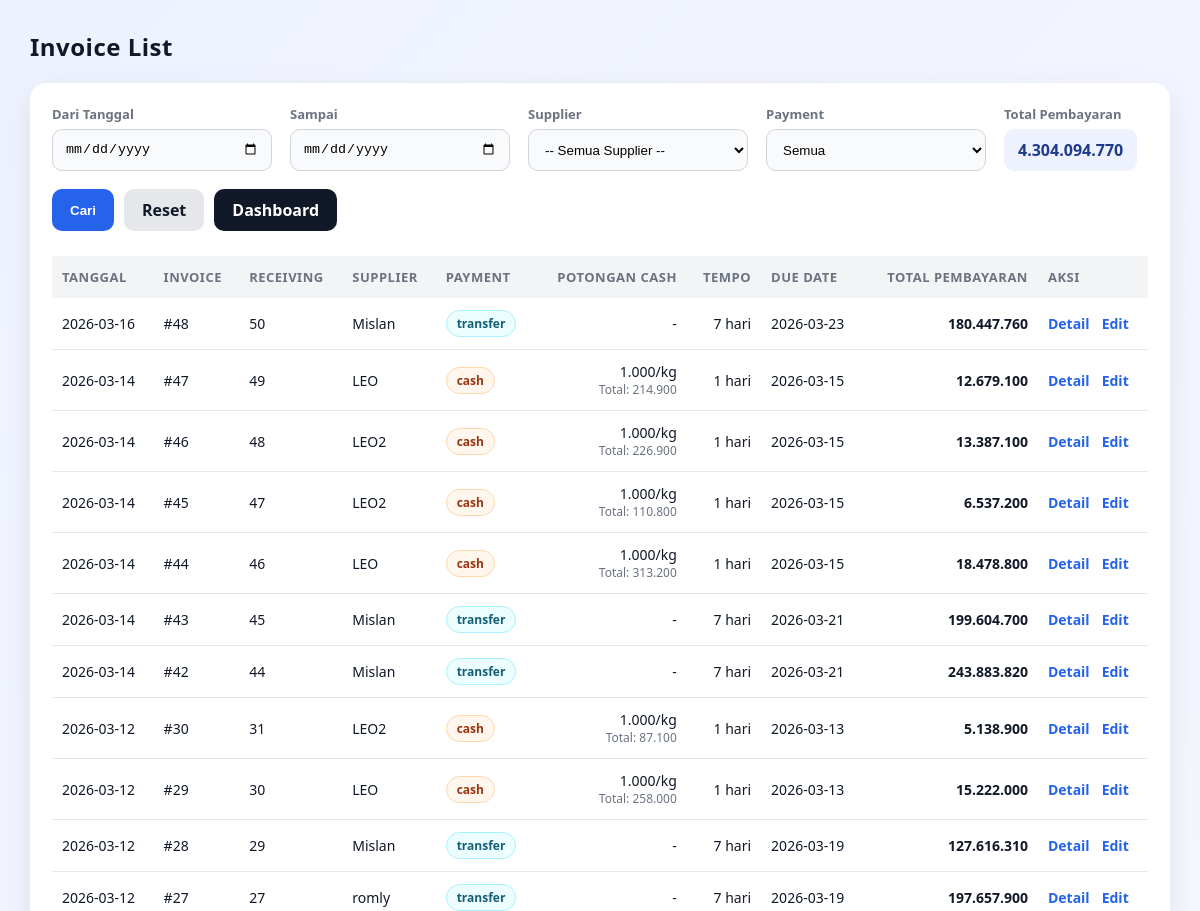
The page /invoice/list (upper part) on the database as committed earlier.
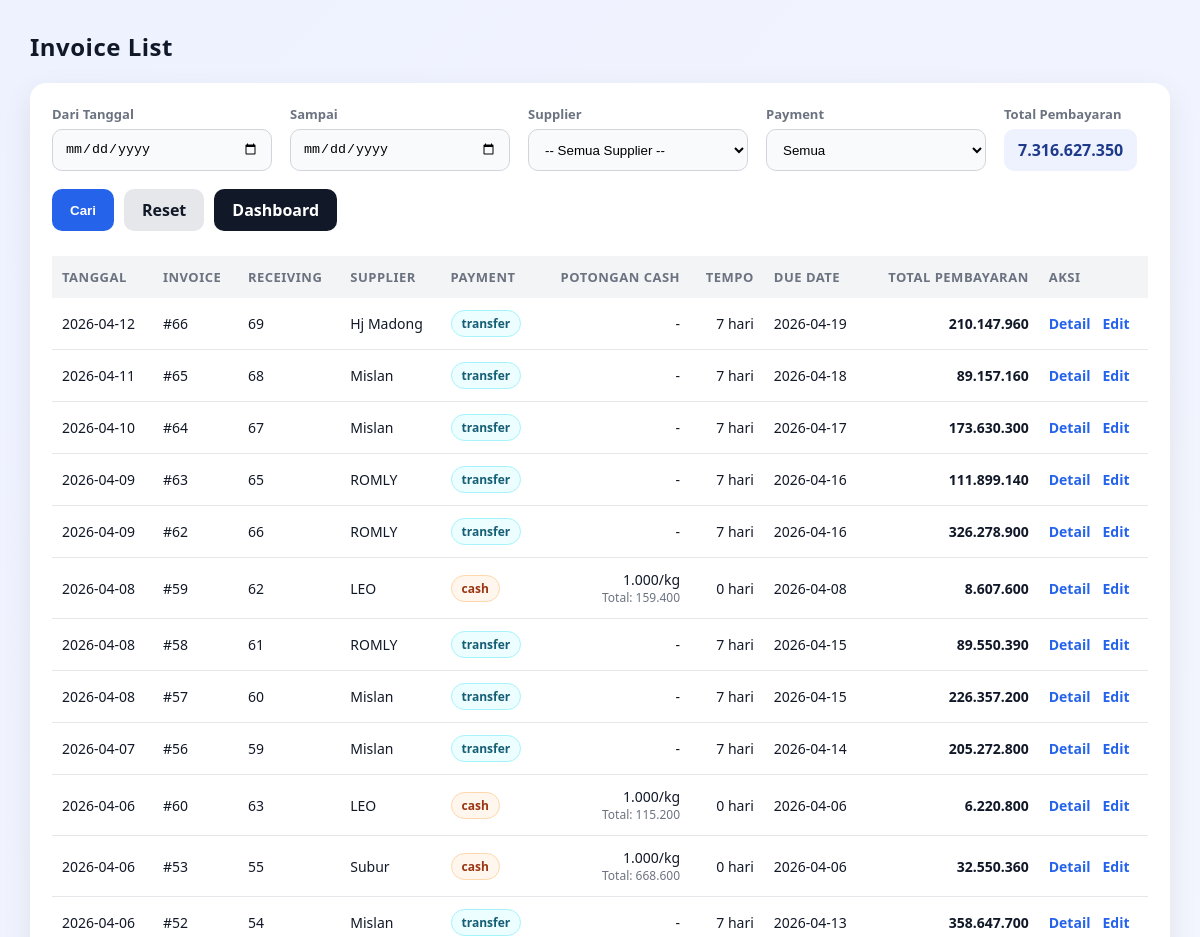
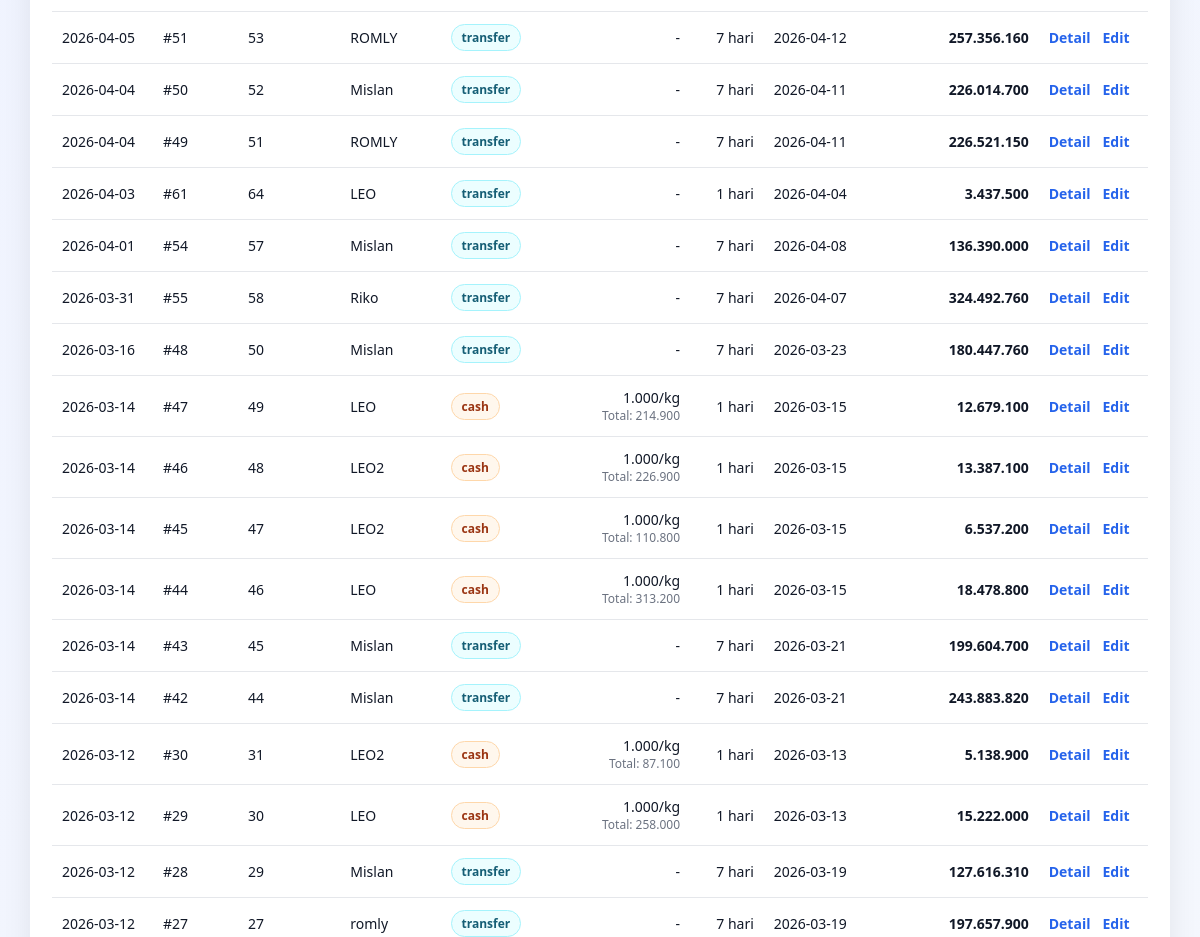
The same page on the database as committed later (2 pictures, top to bottom).
### tables this page shows
CREATE TABLE invoice_header (
            id INTEGER PRIMARY KEY AUTOINCREMENT,

            receiving_id INTEGER NOT NULL UNIQUE, -- 1 receiving = 1 invoice
            tanggal TEXT NOT NULL DEFAULT (date('now','localtime')),
            supplier TEXT NOT NULL,
            price_points_json TEXT NOT NULL,
            payment_type TEXT NOT NULL
                CHECK (payment_type IN ('cash','transfer')),
            tempo_hari INTEGER DEFAULT 0,
            due_date TEXT,

            -- Cash deduct per kg (hanya berlaku kalau cash)
            cash_deduct_per_kg_rp INTEGER DEFAULT 0,
            cash_deduct_total_rp INTEGER DEFAULT 0,
            -- PPh (siap dipakai nanti, 0.25% = 25)
            pph_rate_bp INTEGER DEFAULT 0,
            pph_amount_rp INTEGER DEFAULT 0,
            -- Total Supplier
            subtotal_rp INTEGER DEFAULT 0,
            total_payable_rp INTEGER DEFAULT 0,
            total_paid_g INTEGER DEFAULT 0,
            status TEXT DEFAULT 'draft'
                CHECK (status IN ('draft','issued','paid','void')),
            created_at TEXT DEFAULT (datetime('now','localtime')), note TEXT, grade_prices_json TEXT,
            FOREIGN KEY(receiving_id)
                REFERENCES receiving_header(id)
                ON DELETE CASCADE
        );

### invoice/routes.py (the view)
@invoice_bp.route("/list", methods=["GET"])
def invoice_list():
    start = (request.args.get("start") or "").strip() or None
    end = (request.args.get("end") or "").strip() or None
    supplier = (request.args.get("supplier") or "").strip() or None
    payment_type = (request.args.get("payment_type") or "").strip() or None
    rows = repo.fetch_invoice_list(
        start=start,
        end=end,
        supplier=supplier,
        payment_type=payment_type,
        limit=request.args.get("limit") or 500
    )
    rows = [dict(r) for r in rows]
    total_payable = sum(int(r.get("total_payable_rp") or 0) for r in rows)
    return render_template(
        "invoice/list.html",
        rows=rows,
        start=start,
        end=end,
        supplier=supplier,
        payment_type=payment_type,
        total_payable=total_payable,
    )

### helpers/db.py (called while the page is built)
def get_conn():
    conn = sqlite3.connect(DB_PATH, timeout=30)
    conn.row_factory = sqlite3.Row
    conn.execute("PRAGMA foreign_keys = ON;")
    conn.execute("PRAGMA journal_mode = WAL;")
    return conn

### templates/invoice/list.html (shortened to what this page needs)
<!doctype html>
<html lang="id">
<head>
</head>
<body>
<div class="top">
  <h2>Invoice List</h2>
</div>
<div class="card">
<form method="get" action="/invoice/list" class="filter-row">
  <div class="filter-item">
    <label>Dari Tanggal</label>
    <input type="date" name="start" value="{{ start or '' }}">
  </div>
  <div class="filter-item">
    <label>Sampai</label>
    <input type="date" name="end" value="{{ end or '' }}">
  </div>
  <div class="filter-item">
    <label>Supplier</label>
    <select id="supplier" name="supplier"></select>
  </div>
  <div class="filter-item">
    <label>Payment</label>
    <select name="payment_type">
      <option value="" {% if not payment_type %}selected{% endif %}>Semua</option>
    </select>
  </div>
  <div class="filter-item">
    <label>Total Pembayaran</label>
    <div class="summary-pill">
      {{ "{:,.0f}".format(total_payable or 0).replace(",", ".") }}
    </div>
  </div>
  <div class="filter-actions">
    <button class="btn btn-primary" type="submit">Cari</button>
    <a class="btn btn-ghost" href="/invoice/list">Reset</a>
    <a class="btn btn-secondary" href="/dashboard">Dashboard</a>
  </div>
</form>
<table>
<thead>
<tr>
  <th>Tanggal</th>
  <th>Invoice</th>
  <th>Receiving</th>
  <th>Supplier</th>
  <th>Payment</th>
  <th class="right">Potongan Cash</th>
  <th class="right">Tempo</th>
  <th>Due Date</th>
  <th class="right">Total Pembayaran</th>
  <th>Aksi</th>
</tr>
</thead>
<tbody>
{% for r in rows %}
<tr>
  <td>{{ r.tanggal }}</td>
  <td>#{{ r.id }}</td>
  <td>{{ r.receiving_id }}</td>
  <td>{{ r.supplier }}</td>
  <td>
    {% set pt = (r.payment_type or 'transfer') %}
    <span class="pill {{ pt }}">{{ pt }}</span>
  </td>
  <td class="right">
    {% if (r.payment_type == 'cash') and (r.cash_deduct_per_kg_rp or 0) > 0 %}
      {{ "{:,.0f}".format(r.cash_deduct_per_kg_rp or 0).replace(",", ".") }}/kg
      <div class="small">Total: {{ "{:,.0f}".format(r.cash_deduct_total_rp or 0).replace(",", ".") }}</div>
    {% else %}
      -
    {% endif %}
  </td>
  <td class="right">{{ r.tempo_hari or 0 }} hari</td>
  <td>{{ r.due_date or "-" }}</td>
  <td class="right total-bold">
    {{ "{:,.0f}".format(r.total_payable_rp or 0).replace(",", ".") }}
  </td>
  <td>
    <div class="aksi">
      <a href="/invoice/view/{{ r.id }}">Detail</a>
     <a href="{{ url_for('invoice.invoice_edit', invoice_id=r.id) }}">Edit</a>
    </div>
  </td>
</tr>
{% endfor %}
</tbody>
</table>
</div>
</body>
</html>

### templates/invoice/list.html (style rules this page uses)
* { box-sizing:border-box }
body { font-family: system-ui, -apple-system, 'Segoe UI', Arial, sans-serif; margin:0; padding:30px; background:linear-gradient(135deg,#eef2ff,#f8fafc); color:#111827; }
h2 { margin:0;font-weight:800;letter-spacing:.5px }
.top { display:flex;justify-content:space-between;align-items:center;margin-bottom:20px }
.card { background:#fff;border-radius:16px;padding:22px;box-shadow:0 10px 30px rgba(0,0,0,.08) }
.filter-row { display:flex;flex-wrap:wrap;gap:18px;align-items:flex-end }
.filter-item { display:flex;flex-direction:column;gap:6px }
.filter-item label { font-size:13px;font-weight:600;color:#6b7280 }
.filter-item input,.filter-item select { width:220px;height:42px;padding:10px 12px;border-radius:10px;border:1px solid #d1d5db; background:#f9fafb;transition:.2s }
.summary-pill { height:42px;display:flex;align-items:center;justify-content:flex-end; padding:0 14px;border-radius:10px;background:#eef2ff; font-weight:800;color:#1e3a8a }
.filter-actions { display:flex;gap:10px;flex-wrap:wrap }
.btn { height:42px;padding:0 18px;border-radius:10px;border:none;cursor:pointer; font-weight:700;transition:.2s;display:flex;align-items:center;justify-content:center; text-decoration:none }
.btn-primary { background:#2563eb;color:#fff }
.btn-secondary { background:#111827;color:#fff }
.btn-ghost { background:#e5e7eb;color:#111827 }
table { width:100%;border-collapse:collapse;margin-top:25px;font-size:14px }
thead { background:#f3f4f6 }
th,td { padding:12px 10px;text-align:left }
th { font-size:13px;text-transform:uppercase;letter-spacing:.5px;color:#6b7280 }
tbody tr { border-bottom:1px solid #e5e7eb;transition:.15s }
.right { text-align:right }
.total-bold { font-weight:800;color:#111827 }
.pill { display:inline-block;padding:4px 10px;border-radius:999px;font-size:12px;font-weight:700; background:#f3f4f6;color:#111827;border:1px solid #e5e7eb }
.pill.cash { background:#fff7ed;border-color:#fed7aa;color:#9a3412 }
.pill.transfer { background:#ecfeff;border-color:#a5f3fc;color:#155e75 }
.aksi { display:flex;gap:12px }
.aksi a { font-weight:600;color:#2563eb;text-decoration:none }
.small { font-size:12px;color:#6b7280 }

Rows that differ between the two databases and show on the page:
added invoice_header: tanggal "2026-04-12", id "66", receiving_id "69", supplier "Hj Madong", payment_type "transfer", tempo_hari "7", due_date "2026-04-19", total_payable_rp "210.147.960"
added invoice_header: tanggal "2026-04-11", id "65", receiving_id "68", supplier "Mislan", payment_type "transfer", tempo_hari "7", due_date "2026-04-18", total_payable_rp "89.157.160"
added invoice_header: tanggal "2026-04-10", id "64", receiving_id "67", supplier "Mislan", payment_type "transfer", tempo_hari "7", due_date "2026-04-17", total_payable_rp "173.630.300"
added invoice_header: tanggal "2026-04-09", id "63", receiving_id "65", supplier "ROMLY", payment_type "transfer", tempo_hari "7", due_date "2026-04-16", total_payable_rp "111.899.140"
added invoice_header: tanggal "2026-04-09", id "62", receiving_id "66", supplier "ROMLY", payment_type "transfer", tempo_hari "7", due_date "2026-04-16", total_payable_rp "326.278.900"
added invoice_header: tanggal "2026-04-08", id "59", receiving_id "62", supplier "LEO", payment_type "cash", cash_deduct_per_kg_rp "1.000", cash_deduct_total_rp "159.400", tempo_hari "0", due_date "2026-04-08", total_payable_rp "8.607.600"
added invoice_header: tanggal "2026-04-08", id "58", receiving_id "61", supplier "ROMLY", payment_type "transfer", tempo_hari "7", due_date "2026-04-15", total_payable_rp "89.550.390"
added invoice_header: tanggal "2026-04-08", id "57", receiving_id "60", supplier "Mislan", payment_type "transfer", tempo_hari "7", due_date "2026-04-15", total_payable_rp "226.357.200"
added invoice_header: tanggal "2026-04-07", id "56", receiving_id "59", supplier "Mislan", payment_type "transfer", tempo_hari "7", due_date "2026-04-14", total_payable_rp "205.272.800"
added invoice_header: tanggal "2026-04-06", id "60", receiving_id "63", supplier "LEO", payment_type "cash", cash_deduct_per_kg_rp "1.000", cash_deduct_total_rp "115.200", tempo_hari "0", due_date "2026-04-06", total_payable_rp "6.220.800"
added invoice_header: tanggal "2026-04-06", id "53", receiving_id "55", supplier "Subur", payment_type "cash", cash_deduct_per_kg_rp "1.000", cash_deduct_total_rp "668.600", tempo_hari "0", due_date "2026-04-06", total_payable_rp "32.550.360"
added invoice_header: tanggal "2026-04-06", id "52", receiving_id "54", supplier "Mislan", payment_type "transfer", tempo_hari "7", due_date "2026-04-13", total_payable_rp "358.647.700"
added invoice_header: tanggal "2026-04-05", id "51", receiving_id "53", supplier "ROMLY", payment_type "transfer", tempo_hari "7", due_date "2026-04-12", total_payable_rp "257.356.160"
added invoice_header: tanggal "2026-04-04", id "50", receiving_id "52", supplier "Mislan", payment_type "transfer", tempo_hari "7", due_date "2026-04-11", total_payable_rp "226.014.700"
added invoice_header: tanggal "2026-04-04", id "49", receiving_id "51", supplier "ROMLY", payment_type "transfer", tempo_hari "7", due_date "2026-04-11", total_payable_rp "226.521.150"
added invoice_header: tanggal "2026-04-03", id "61", receiving_id "64", supplier "LEO", payment_type "transfer", tempo_hari "1", due_date "2026-04-04", total_payable_rp "3.437.500"
added invoice_header: tanggal "2026-04-01", id "54", receiving_id "57", supplier "Mislan", payment_type "transfer", tempo_hari "7", due_date "2026-04-08", total_payable_rp "136.390.000"
added invoice_header: tanggal "2026-03-31", id "55", receiving_id "58", supplier "Riko", payment_type "transfer", tempo_hari "7", due_date "2026-04-07", total_payable_rp "324.492.760"
Other text that changed with them:
{{ "{:,.0f}".format(total_payable or 0).replace(",", ".") }}: "4.304.094.770" → "7.316.627.350"
